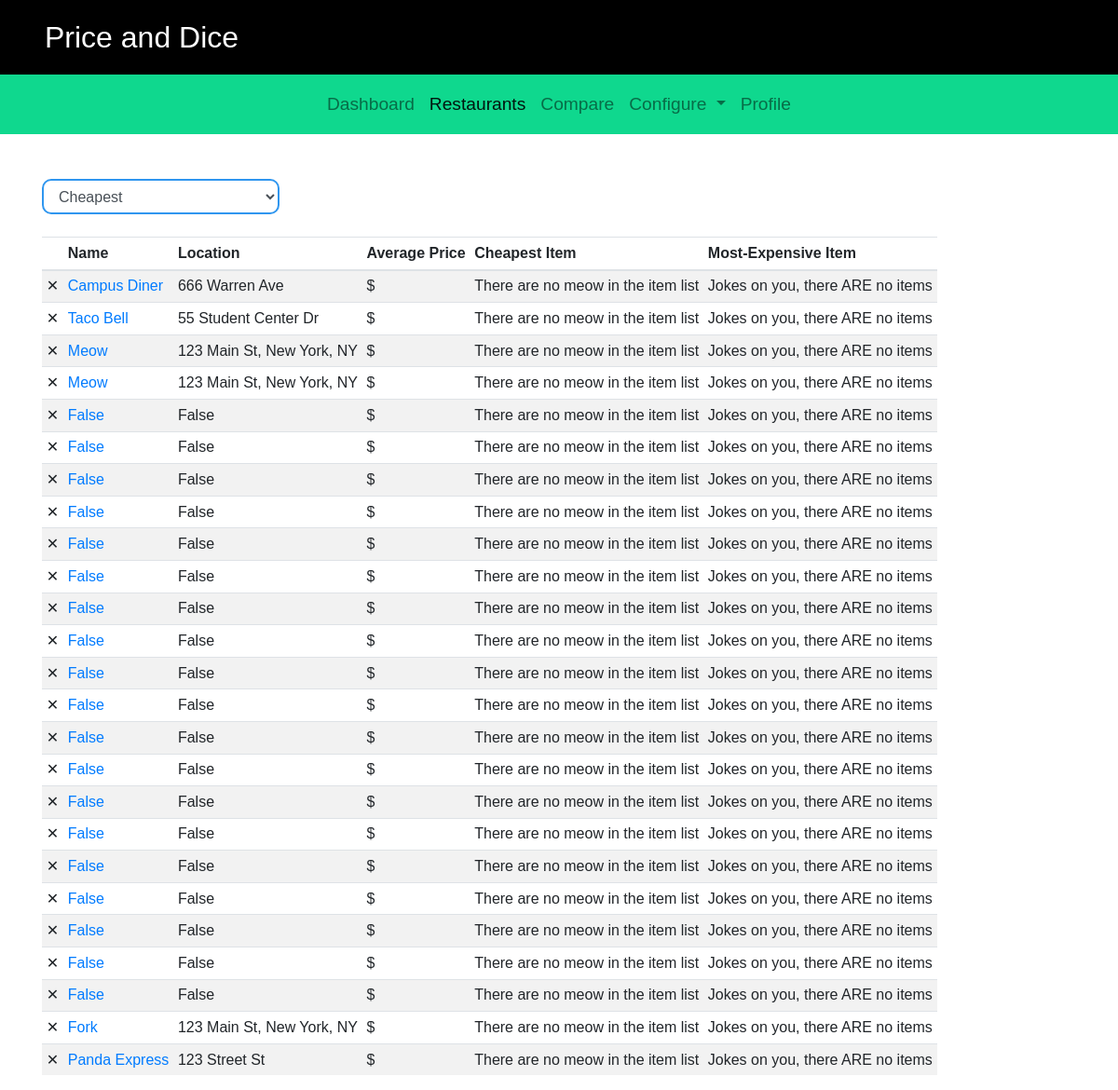
/campus/restaurant_list/, run on an earlier commit of the app's database.
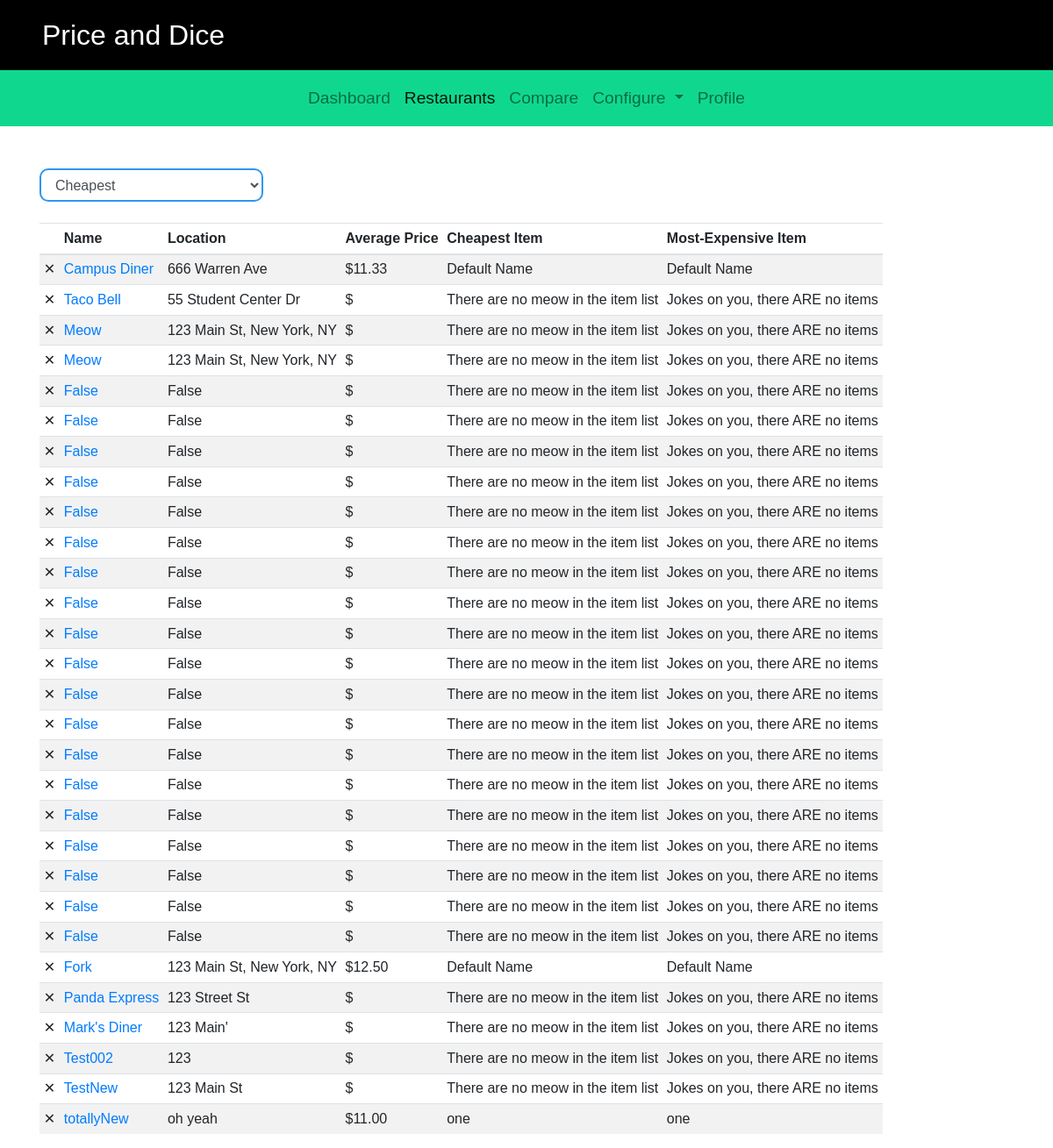
And on a later commit of the database.
### campus/models.py (models this page shows, shortened)
class Restaurant(models.Model):
    name = models.CharField(max_length=200)
    location = models.CharField(max_length=200)
    hours_of_operation = {
        'sunday': models.CharField(max_length=20),
        'monday': models.CharField(max_length=20),
        'tuesday': models.CharField(max_length=20),
        'wednesday': models.CharField(max_length=20),
        'thursday': models.CharField(max_length=20),
        'friday': models.CharField(max_length=20)
    }
    item_list = models.ManyToManyField(Item)
    def get_average_price(self):
        item_list = self.item_list.all()
        if not item_list:
            return 'There are no item_list at this restaurant'
        else:
            num_item_list =  0
            total_price = 0
            for i in item_list:
                num_item_list += 1
                total_price += i.price
            return float(total_price / num_item_list)
    def get_min_price(self):
        item_list = self.item_list.all()
        if not item_list:
            return 'There are no item_list at this restaurant'
        else:
            min_price = item_list[0].price
            for i in item_list:
                if i.price < min_price:
                    min_price = i.price
            return min_price
    def get_max_price(self):
        item_list = self.item_list.all()
        if not item_list:
            return 'There are no item_list at this restaurant'
        else:
            max_price = item_list[0].price
            for i in item_list:
                if i.price > max_price:
                    max_price = i.price
            return max_price
    def get_cheapest_item(self):
        item_list = self.item_list.all()
        if not item_list:
            return 'There are no meow in the item list'
        else:
            cheap_price = self.get_min_price()
            cheap_item = None
            for i in item_list:
                if i.price == cheap_price:
                    cheap_item = i.name
                    break
        return cheap_item
    def get_most_expensive(self):
        item_list = self.item_list.all()
        if not item_list:
            return 'Jokes on you, there ARE no items'
        else:
            high_price = self.get_max_price()
            expensive_item = None
            for i in item_list:
                if i.price == high_price:
                    expensive_item = i.name
                    break
        return expensive_item

class Item(models.Model):
    price = models.FloatField(default=0)
    name = models.CharField(max_length=50)

### campus/views.py (the view)
# urls.py: path('restaurant_list/', views.restaurant_list, name='restaurant_list'),
def restaurant_list(request):
    restaurant_list = Restaurant.objects.all()
    context = {'restaurant_list': restaurant_list}
    return render(request, 'campus/restaurant-list.html', context)

### campus/templates/campus/restaurant-list.html (shortened to what this page needs)
{% extends "./base.html" %}
{% block restaurant_list_link %}
<li class="nav-item active">
     <a class="nav-link active" href="{% url 'campus:restaurant_list' %}">Restaurants</a>
</li>
{% endblock%}
{% block body %}
<div class="container content-top">
     <div class="row">
          <div class="col-lg-3">
               <select class="form-control blue-input">
                    <option value="1">Cheapest</option>
               </select>
          </div>
     </div>
     <br>
     <div class="row">
          <div class="col-lg-12">
               <table class="table table-sm table-hover table-responsive table-striped">
                    <thead>
                         <tr>
                              <th></th>
                              <th>Name</th>
                              <th>Location</th>
                              <th>Average Price</th>
                              <th>Cheapest Item</th>
                              <th>Most-Expensive Item</th>
                         </tr>
                    </thead>
                    <tbody>
                         {% for restaurant in restaurant_list %}
                         <tr>
                              <td>&#10005;</td>
                              <td><a href="{% url 'campus:restaurant_detail' restaurant.id %}">{{restaurant.name}}</a></td>
                              <td>{{restaurant.location}}</td>
                              <td>${{restaurant.get_average_price |floatformat:2}}</td>
                              <td>{{restaurant.get_cheapest_item}}</td>
                              <td>{{restaurant.get_most_expensive}}</td>
                         </tr>
                         {% endfor %}
                    </tbody>
               </table>
          </div>
     </div>
</div>
{% endblock %}

### campus/templates/campus/base.html (shortened to what this page needs)
{% load static %}
<!DOCTYPE html>
<html>
    <head>
        <link
            rel="stylesheet"
            href="https://maxcdn.bootstrapcdn.com/bootstrap/4.0.0/css/bootstrap.min.css"
>
		<link rel="stylesheet" href="https://use.fontawesome.com/releases/v5.7.2/css/all.css"
>
        <link rel="stylesheet" type="text/css" href="{% static 'campus/style.css' %}">
        <link rel="stylesheet" type="text/css" href="{% static 'campus/header.css' %}">
        <link rel="stylesheet" type="text/css" href="{% static 'campus/navbar.css' %}">
        <link rel="stylesheet" type="text/css" href="{% static 'campus/inputs.css' %}">
        <link rel="stylesheet" type="text/css" href="{% static 'campus/buttons.css' %}">
    </head>
    <body>
        <div class="header-dark">
            <div class="header-text">
                Price and Dice
            </div>
        </div>
        <nav class="navbar navbar-expand-lg navbar-light navbar-light-green">
            <div class="collapse navbar-collapse" id="navbarSupportedContent">
                <ul class="navbar-nav ml-auto mr-auto">
                    {% block dashboard_link %}
                    <li class="nav-item">
                        <a class="nav-link" href="{% url 'campus:index' %}">Dashboard<span class="sr-only">(current)</span></a>
                    </li>
                    {% endblock %}
                    {% block restaurant_list_link %}{% endblock %}
                    {% block compare_restaurants_link %}
                    <li class="nav-item">
                        <a class="nav-link" href="{% url 'campus:compare_restaurants' %}">Compare</a>
                    </li>
                    {% endblock %}
                    {% block  configure_dropdown_link %}
                    <li class="nav-item dropdown">
                        <a class="nav-link dropdown-toggle" href="#" id="navbarDropdown" role="button" data-toggle="dropdown" aria-haspopup="true" aria-expanded="false">
                        Configure
                        </a>
                    </li>
                    {% endblock %}
                    {% block user_profile_link %}
                    <li class="nav-item">
                        <a class="nav-link" href="{% url 'campus:user_profile' %}">Profile</a>
                    </li>
                    {% endblock %}
                </ul>
            </div>
        </nav>
        {% block body %}
        {% endblock %}
    </body>
</html>

### campus/static/campus/style.css (style rules this page uses)
body { font-family: 'Montserrat', sans-serif; }
.content-top { margin-top: 3rem; }

### campus/static/campus/header.css (style rules this page uses)
div.header-dark { background-color: black; height: 5rem; }
div.header-dark div.header-text { color: white; font-size: 2rem; margin-left: 3rem; padding-top: 1rem; }

### campus/static/campus/navbar.css (style rules this page uses)
nav.navbar { padding: 0rem; height: 4rem; }
nav.navbar-light-green { background-color: #0FD88E; }
li.nav-item a.nav-link { display: block; height: 4rem; padding-top: 1.1rem; font-size: 1.2rem; }

### campus/static/campus/inputs.css (style rules this page uses)
.blue-input { border: 2px solid #2F96EF; border-radius: 10px; }

What changed in the data, as far as the page shows it:
shown differently, row unchanged: Restaurant "Campus Diner": get_average_price (not shown) → "11.33"; get_cheapest_item "There are no meow in the item list" → "Default Name"; get_most_expensive "Jokes on you, there ARE no items" → "Default Name"
shown differently, row unchanged: Restaurant "Fork": get_average_price (not shown) → "12.50"; get_cheapest_item "There are no meow in the item list" → "Default Name"; get_most_expensive "Jokes on you, there ARE no items" → "Default Name"
added Restaurant: name "Mark's Diner", location "123 Main'", get_cheapest_item "There are no meow in the item list", get_most_expensive "Jokes on you, there ARE no items"
added Restaurant: name "Test002", location "123", get_cheapest_item "There are no meow in the item list", get_most_expensive "Jokes on you, there ARE no items"
added Restaurant: name "TestNew", location "123 Main St", get_cheapest_item "There are no meow in the item list", get_most_expensive "Jokes on you, there ARE no items"
added Restaurant: name "totallyNew", location "oh yeah", get_average_price "11.00", get_cheapest_item "one", get_most_expensive "one"
